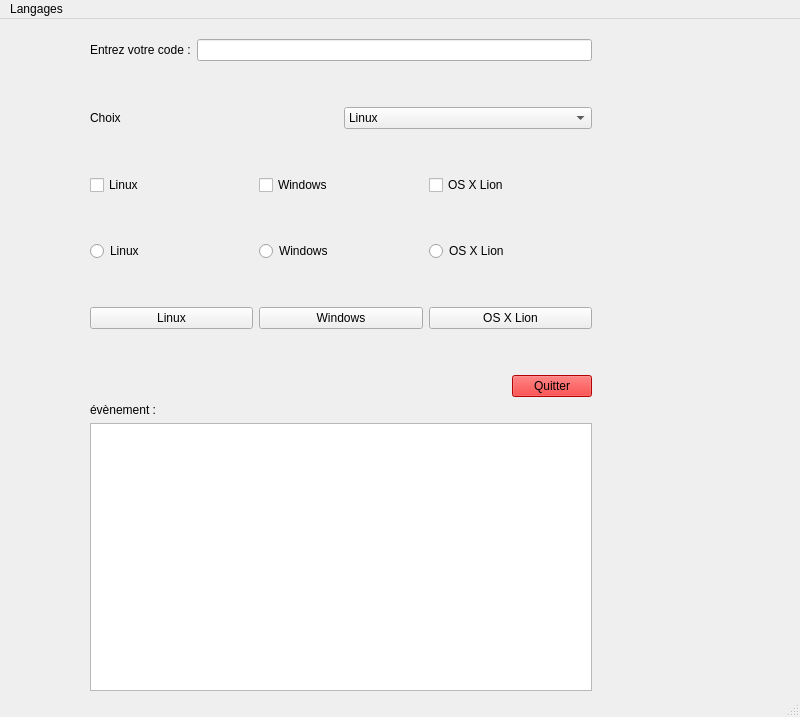
<?xml version="1.0" encoding="UTF-8"?>
<ui version="4.0">
 <class>MainWindow</class>
 <widget class="QMainWindow" name="MainWindow">
  <property name="geometry">
   <rect>
    <x>0</x>
    <y>0</y>
    <width>800</width>
    <height>717</height>
   </rect>
  </property>
  <property name="windowTitle">
   <string>MainWindow</string>
  </property>
  <widget class="QWidget" name="centralwidget">
   <widget class="QWidget" name="">
    <property name="geometry">
     <rect>
      <x>90</x>
      <y>20</y>
      <width>502</width>
      <height>652</height>
     </rect>
    </property>
    <layout class="QVBoxLayout" name="verticalLayout_7">
     <item>
      <layout class="QVBoxLayout" name="verticalLayout_5">
       <item>
        <layout class="QHBoxLayout" name="horizontalLayout">
         <item>
          <widget class="QLabel" name="labelEntrerCode">
           <property name="text">
            <string>Entrez votre code :</string>
           </property>
          </widget>
         </item>
         <item>
          <widget class="QLineEdit" name="lineEditCode"/>
         </item>
        </layout>
       </item>
       <item>
        <spacer name="verticalSpacer_5">
         <property name="orientation">
          <enum>Qt::Vertical</enum>
         </property>
         <property name="sizeHint" stdset="0">
          <size>
           <width>20</width>
           <height>40</height>
          </size>
         </property>
        </spacer>
       </item>
       <item>
        <layout class="QVBoxLayout" name="verticalLayout_4">
         <item>
          <layout class="QVBoxLayout" name="verticalLayout_3">
           <item>
            <layout class="QVBoxLayout" name="verticalLayout_2">
             <item>
              <layout class="QHBoxLayout" name="horizontalLayout_2">
               <item>
                <widget class="QLabel" name="labelChoix">
                 <property name="text">
                  <string>Choix</string>
                 </property>
                </widget>
               </item>
               <item>
                <widget class="QComboBox" name="DifferentChoix">
                 <item>
                  <property name="text">
                   <string>Linux</string>
                  </property>
                 </item>
                 <item>
                  <property name="text">
                   <string>Windows</string>
                  </property>
                 </item>
                 <item>
                  <property name="text">
                   <string>OS X Lion</string>
                  </property>
                 </item>
                </widget>
               </item>
              </layout>
             </item>
             <item>
              <spacer name="verticalSpacer">
               <property name="orientation">
                <enum>Qt::Vertical</enum>
               </property>
               <property name="sizeHint" stdset="0">
                <size>
                 <width>20</width>
                 <height>40</height>
                </size>
               </property>
              </spacer>
             </item>
             <item>
              <layout class="QHBoxLayout" name="horizontalLayout_3">
               <item>
                <widget class="QCheckBox" name="checkButtonLinux">
                 <property name="text">
                  <string>Linux</string>
                 </property>
                </widget>
               </item>
               <item>
                <widget class="QCheckBox" name="checkButtonWindows">
                 <property name="text">
                  <string>Windows</string>
                 </property>
                </widget>
               </item>
               <item>
                <widget class="QCheckBox" name="checkButtonOS">
                 <property name="text">
                  <string>OS X Lion</string>
                 </property>
                </widget>
               </item>
              </layout>
             </item>
            </layout>
           </item>
           <item>
            <spacer name="verticalSpacer_2">
             <property name="orientation">
              <enum>Qt::Vertical</enum>
             </property>
             <property name="sizeHint" stdset="0">
              <size>
               <width>20</width>
               <height>40</height>
              </size>
             </property>
            </spacer>
           </item>
           <item>
            <layout class="QHBoxLayout" name="horizontalLayout_4">
             <item>
              <widget class="QRadioButton" name="radioButtonLinux">
               <property name="text">
                <string>Linux</string>
               </property>
              </widget>
             </item>
             <item>
              <widget class="QRadioButton" name="radioButtonWindows">
               <property name="text">
                <string>Windows</string>
               </property>
              </widget>
             </item>
             <item>
              <widget class="QRadioButton" name="radioButtonOS">
               <property name="text">
                <string>OS X Lion</string>
               </property>
              </widget>
             </item>
            </layout>
           </item>
          </layout>
         </item>
         <item>
          <spacer name="verticalSpacer_3">
           <property name="orientation">
            <enum>Qt::Vertical</enum>
           </property>
           <property name="sizeHint" stdset="0">
            <size>
             <width>20</width>
             <height>40</height>
            </size>
           </property>
          </spacer>
         </item>
         <item>
          <layout class="QHBoxLayout" name="horizontalLayout_5">
           <item>
            <widget class="QPushButton" name="pushButtonLinux">
             <property name="text">
              <string>Linux</string>
             </property>
            </widget>
           </item>
           <item>
            <widget class="QPushButton" name="pushButtonWindows">
             <property name="text">
              <string>Windows</string>
             </property>
            </widget>
           </item>
           <item>
            <widget class="QPushButton" name="pushButtonOS">
             <property name="text">
              <string>OS X Lion</string>
             </property>
            </widget>
           </item>
          </layout>
         </item>
         <item>
          <spacer name="verticalSpacer_4">
           <property name="orientation">
            <enum>Qt::Vertical</enum>
           </property>
           <property name="sizeHint" stdset="0">
            <size>
             <width>20</width>
             <height>40</height>
            </size>
           </property>
          </spacer>
         </item>
         <item>
          <layout class="QHBoxLayout" name="horizontalLayout_6">
           <item>
            <spacer name="horizontalSpacer">
             <property name="orientation">
              <enum>Qt::Horizontal</enum>
             </property>
             <property name="sizeHint" stdset="0">
              <size>
               <width>40</width>
               <height>20</height>
              </size>
             </property>
            </spacer>
           </item>
           <item>
            <widget class="QPushButton" name="pushButtonQuitter">
             <property name="styleSheet">
              <string notr="true">background-color: rgb(250, 0, 0);</string>
             </property>
             <property name="text">
              <string>Quitter</string>
             </property>
            </widget>
           </item>
          </layout>
         </item>
         <item>
          <layout class="QVBoxLayout" name="verticalLayout"/>
         </item>
        </layout>
       </item>
      </layout>
     </item>
     <item>
      <layout class="QVBoxLayout" name="verticalLayout_6">
       <item>
        <widget class="QLabel" name="labelEvenement">
         <property name="text">
          <string>évènement : </string>
         </property>
        </widget>
       </item>
       <item>
        <widget class="QTextEdit" name="textEditTexteEvenement">
         <property name="styleSheet">
          <string notr="true">background-color: qconicalgradient(cx:0.5, cy:0.5, angle:0, stop:0 rgba(35, 40, 3, 255), stop:0.16 rgba(136, 106, 22, 255), stop:0.225 rgba(166, 140, 41, 255), stop:0.285 rgba(204, 181, 74, 255), stop:0.345 rgba(235, 219, 102, 255), stop:0.415 rgba(245, 236, 112, 255), stop:0.52 rgba(209, 190, 76, 255), stop:0.57 rgba(187, 156, 51, 255), stop:0.635 rgba(168, 142, 42, 255), stop:0.695 rgba(202, 174, 68, 255), stop:0.75 rgba(218, 202, 86, 255), stop:0.815 rgba(208, 187, 73, 255), stop:0.88 rgba(187, 156, 51, 255), stop:0.935 rgba(137, 108, 26, 255), stop:1 rgba(35, 40, 3, 255));</string>
         </property>
        </widget>
       </item>
      </layout>
     </item>
    </layout>
   </widget>
  </widget>
  <widget class="QMenuBar" name="menubar">
   <property name="geometry">
    <rect>
     <x>0</x>
     <y>0</y>
     <width>800</width>
     <height>21</height>
    </rect>
   </property>
   <widget class="QMenu" name="menulangages">
    <property name="title">
     <string>Langages</string>
    </property>
   </widget>
   <addaction name="menulangages"/>
  </widget>
  <widget class="QStatusBar" name="statusbar"/>
 </widget>
 <resources/>
 <connections>
  <connection>
   <sender>pushButtonQuitter</sender>
   <signal>clicked()</signal>
   <receiver>MainWindow</receiver>
   <slot>close()</slot>
   <hints>
    <hint type="sourcelabel">
     <x>538</x>
     <y>451</y>
    </hint>
    <hint type="destinationlabel">
     <x>421</x>
     <y>419</y>
    </hint>
   </hints>
  </connection>
 </connections>
</ui>
